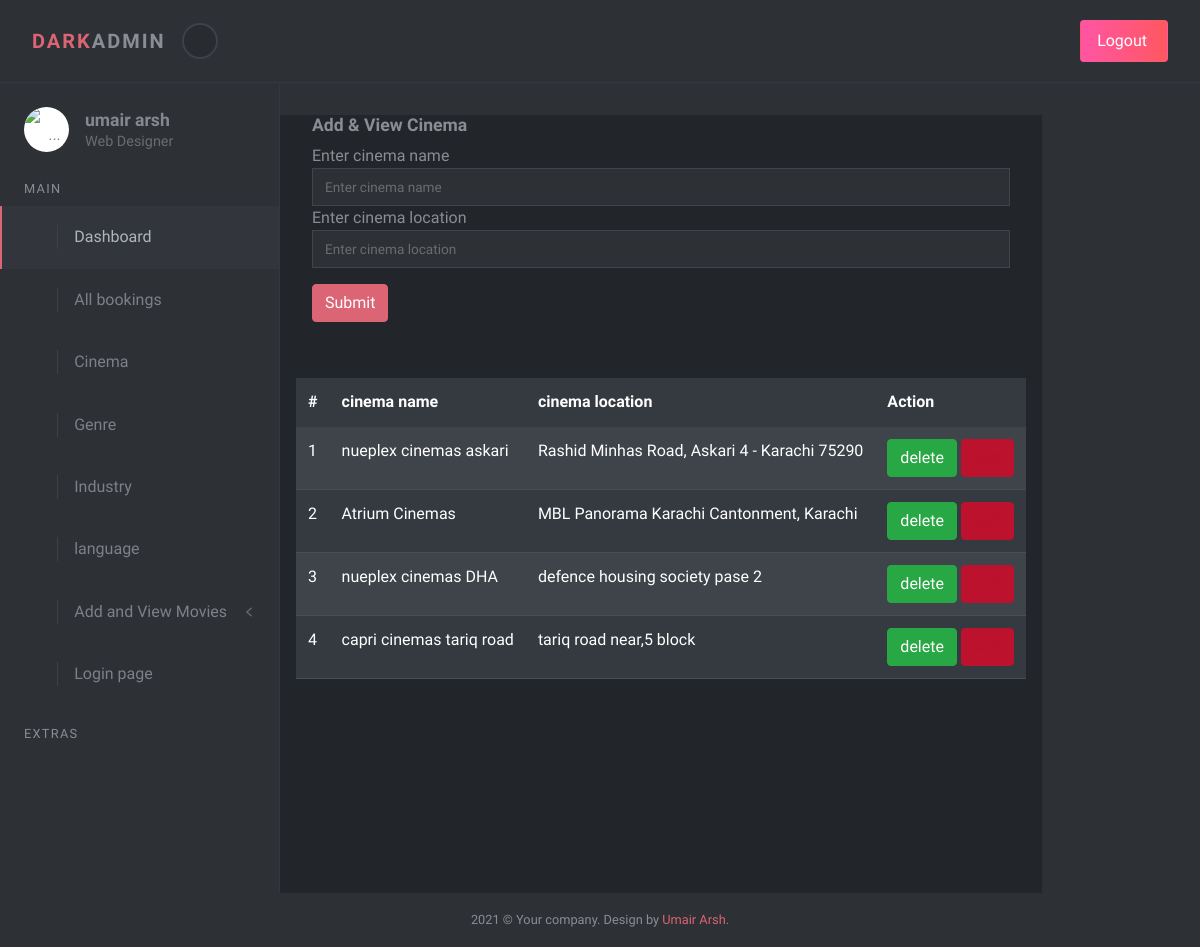
The app's page /ad/cinema.php with its own data.
### tables this page shows
CREATE TABLE `tblcinema` (
  `cinema_id` int(11) NOT NULL,
  `cinema_name` text NOT NULL,
  `cinema_location` varchar(50) NOT NULL
);

### ad/cinema.php (the view, shortened to what this page needs)
<?php
include 'adh.php';
?>
<section>
<div class="page-content">
        <div class="page-header mb-2">
          <div class="container-fluid ">
            <h2 class="h5 no-margin-bottom">Add & View Cinema</h2>
            <div class="col-lg-12 ">
        <form method="post" enctype="multipart/form-data">
  <div class="form-group">
    <label for="exampleInputEmail1">Enter cinema name</label>
    <input type="text" name="cinema_name" class="form-control  "   placeholder="Enter cinema name">
  </div>
  <div class="form-group">
    <label for="exampleInputEmail1">Enter cinema location</label>
    <input type="text" name="cinema_location" class="form-control "   placeholder="Enter cinema location">
  </div>
  <button type="submit" name="btncinema" class="btn btn-primary mt-3">Submit</button>
</form>
</div>
          </div>
        </div>
        <br><br>
 <div class="container">
 <div class="log-lg-12">
  <table class="table table-dark table-striped table-hover table-responsive">
  <thead>
    <tr>
      <th>#</th>
      <th>cinema name</th>
      <th>cinema location</th>
      <th>Action</th>
    </tr>
    </thead>
    <tbody>
    <?php
    $select=mysqli_query($con,"select * from tblcinema");
    foreach($select as $data){
      echo
       "
       <tr>
       <td>$data[cinema_id]</td>
       <td>$data[cinema_name]</td>
       <td>$data[cinema_location]</td>
       <td>
       <a href='cin_del.php?A=$data[cinema_id]' class='btn btn-success'> delete </a>
       <a href='cin_edit.php?A=$data[cinema_id]' class='btn btn-warning'> edit </a>
       </td>
       </tr>
      ";
    }
    ?>
</tbody>
  </table>
 </div>
 </div>
</section>
<?php
include 'adf.php';
?>

### records on screen
tblcinema: cinema_id "1", cinema_name "nueplex cinemas askari", cinema_location "Rashid Minhas Road, Askari 4 - Karachi 75290"
tblcinema: cinema_id "2", cinema_name "Atrium Cinemas", cinema_location "MBL Panorama Karachi Cantonment, Karachi"
tblcinema: cinema_id "3", cinema_name "nueplex cinemas DHA", cinema_location "defence housing society pase 2"
tblcinema: cinema_id "4", cinema_name "capri cinemas tariq road", cinema_location "tariq road near,5 block"
